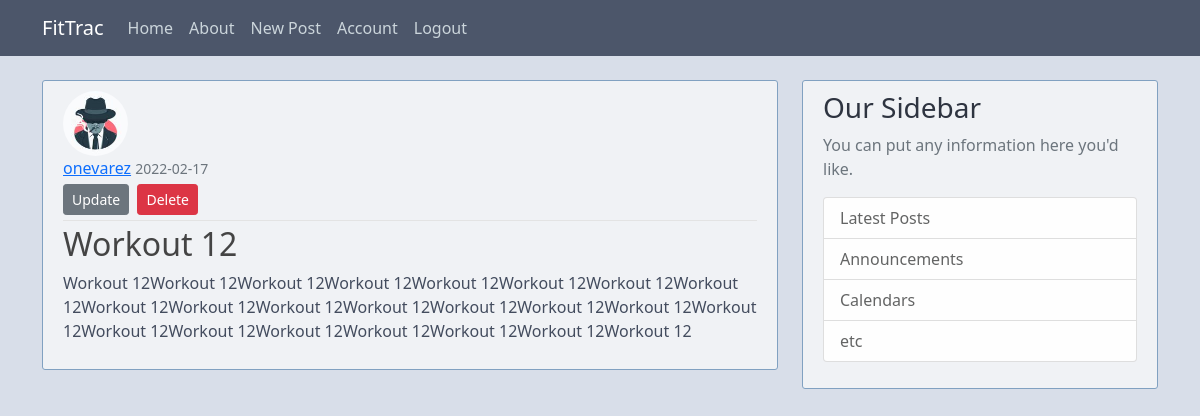
Screenshot of /post/12 (signed in) with the database file from the repository.
### application/models.py (models this page shows, shortened)
class User(db.Model, UserMixin):
    id = db.Column(db.Integer, primary_key=True)
    username = db.Column(db.String(20), unique=True, nullable=False)
    email = db.Column(db.String(120), unique=True, nullable=False)
    image_file = db.Column(db.String(20), nullable=False, default='default.jpg')
    password = db.Column(db.String(60), nullable=False)
    workouts = db.relationship('Workout', backref='member', lazy=True)

class Workout(db.Model):
    id = db.Column(db.Integer, primary_key=True)
    title = db.Column(db.String(60), nullable=False)
    workout_date = db.Column(db.DateTime, nullable=True, default=datetime.utcnow)
    content = db.Column(db.Text, nullable=False)
    user_id = db.Column(db.Integer, db.ForeignKey('user.id'), nullable=False)

### application/workouts/routes.py (the view)
@workouts.route("/post/<int:post_id>")
@login_required
def post(post_id):
    post = Workout.query.get_or_404(post_id)
    return render_template('post.html', title=post.title, post=post)

### application/models.py (called while the page is built)
@login_manager.user_loader
def load_user(user_id):
    return User.query.get(int(user_id))

### application/templates/post.html (shortened to what this page needs)
{% extends "base.html" %}
{% block content %}
  <article class="media content-section">
    <img class="rounded-circle article-img" src="{{ url_for('static', filename='profile_pics/' + post.member.image_file) }}">
    <div class="media-body">
      <div class="article-metadata">
        <a class="mr-2" href="#">{{ post.member.username }}</a>
        <small class="text-muted">{{ post.workout_date.strftime('%Y-%m-%d') }}</small>
        {% if post.member == current_user %}
          <div>
            <a class="btn btn-secondary btn-sm mt-1 mb-1" href="{{ url_for('workouts.update_post', post_id=post.id) }}">Update</a>
            <button type="button" class="btn btn-danger btn-sm m-1" data-bs-toggle="modal" data-bs-target="#deleteModal">Delete</button>
          </div>
        {% endif %}
      </div>
      <h2 class="article-title">{{ post.title }}</h2>
      <p class="article-content">{{ post.content }}</p>
    </div>
  </article>
{% endblock content %}

### application/static/main.css (style rules this page uses)
body { background: #D8DEE9; color: #434C5E; margin-top: 5rem; }
h1, h2, h3, h4, h5, h6 { color: #2E3440; }
.content-section { background: #f0f2f5; padding: 10px 20px; border: 1px solid #81A1C1; border-radius: 3px; margin-bottom: 20px; }
.article-title { color: #444444; }
.article-content { white-space: pre-line; }
.article-img { height: 65px; width: 65px; margin-right: 16px; }
.article-metadata { padding-bottom: 1px; margin-bottom: 4px; border-bottom: 1px solid #e3e3e3 }

### rows the page displays
User: image_file (picture), member.username "onevarez"
Workout: workout_date "2022-02-17", title "Workout 12", content "Workout 12Workout 12Workout 12Workout 12Workout 12Workout 12Workout 12Workout 12Workout 12Workout 12Workout 12Workout 12Workout 12Workout 12Workout 12Workout 12Workout 12Workout 12Workout 12Workout 12Workout 12Workout 12Workout 12"
